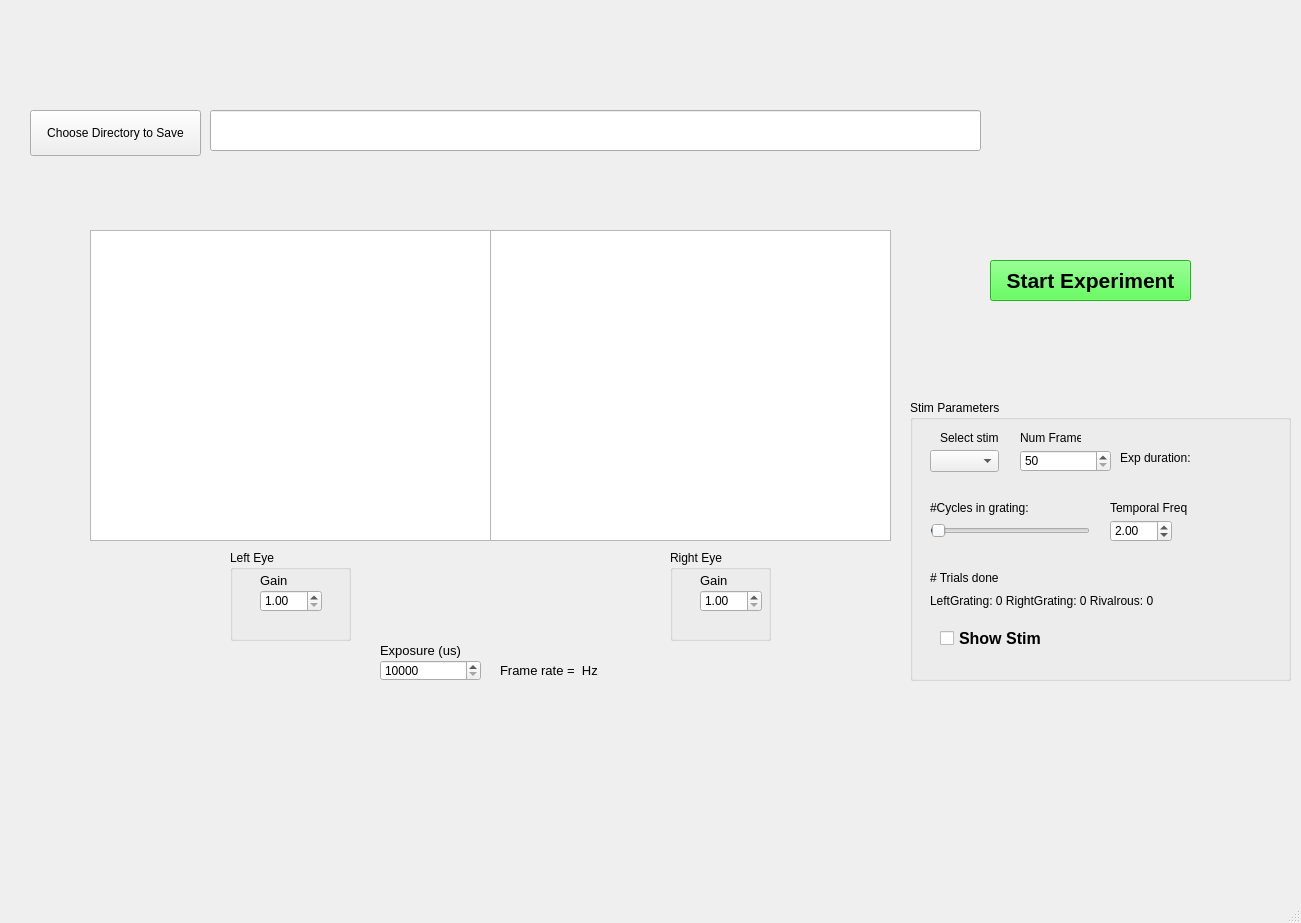
<?xml version="1.0" encoding="UTF-8"?>
<ui version="4.0">
 <class>MainWindow</class>
 <widget class="QMainWindow" name="MainWindow">
  <property name="geometry">
   <rect>
    <x>0</x>
    <y>0</y>
    <width>1301</width>
    <height>923</height>
   </rect>
  </property>
  <property name="windowTitle">
   <string>MainWindow</string>
  </property>
  <property name="windowIcon">
   <iconset>
    <normaloff>test.jpg</normaloff>test.jpg</iconset>
  </property>
  <widget class="QWidget" name="centralwidget">
   <widget class="QPushButton" name="filepath_pushButton">
    <property name="geometry">
     <rect>
      <x>30</x>
      <y>110</y>
      <width>171</width>
      <height>46</height>
     </rect>
    </property>
    <property name="text">
     <string>Choose Directory to Save</string>
    </property>
   </widget>
   <widget class="QLineEdit" name="file_path_lineEdit">
    <property name="geometry">
     <rect>
      <x>210</x>
      <y>110</y>
      <width>771</width>
      <height>41</height>
     </rect>
    </property>
   </widget>
   <widget class="QPushButton" name="startStim_pushButton">
    <property name="geometry">
     <rect>
      <x>990</x>
      <y>260</y>
      <width>201</width>
      <height>41</height>
     </rect>
    </property>
    <property name="palette">
     <palette>
      <active>
       <colorrole role="Button">
        <brush brushstyle="SolidPattern">
         <color alpha="255">
          <red>43</red>
          <green>255</green>
          <blue>39</blue>
         </color>
        </brush>
       </colorrole>
       <colorrole role="Base">
        <brush brushstyle="SolidPattern">
         <color alpha="255">
          <red>43</red>
          <green>255</green>
          <blue>39</blue>
         </color>
        </brush>
       </colorrole>
       <colorrole role="Window">
        <brush brushstyle="SolidPattern">
         <color alpha="255">
          <red>43</red>
          <green>255</green>
          <blue>39</blue>
         </color>
        </brush>
       </colorrole>
      </active>
      <inactive>
       <colorrole role="Button">
        <brush brushstyle="SolidPattern">
         <color alpha="255">
          <red>43</red>
          <green>255</green>
          <blue>39</blue>
         </color>
        </brush>
       </colorrole>
       <colorrole role="Base">
        <brush brushstyle="SolidPattern">
         <color alpha="255">
          <red>43</red>
          <green>255</green>
          <blue>39</blue>
         </color>
        </brush>
       </colorrole>
       <colorrole role="Window">
        <brush brushstyle="SolidPattern">
         <color alpha="255">
          <red>43</red>
          <green>255</green>
          <blue>39</blue>
         </color>
        </brush>
       </colorrole>
      </inactive>
      <disabled>
       <colorrole role="Button">
        <brush brushstyle="SolidPattern">
         <color alpha="255">
          <red>43</red>
          <green>255</green>
          <blue>39</blue>
         </color>
        </brush>
       </colorrole>
       <colorrole role="Base">
        <brush brushstyle="SolidPattern">
         <color alpha="255">
          <red>43</red>
          <green>255</green>
          <blue>39</blue>
         </color>
        </brush>
       </colorrole>
       <colorrole role="Window">
        <brush brushstyle="SolidPattern">
         <color alpha="255">
          <red>43</red>
          <green>255</green>
          <blue>39</blue>
         </color>
        </brush>
       </colorrole>
      </disabled>
     </palette>
    </property>
    <property name="font">
     <font>
      <pointsize>16</pointsize>
      <weight>75</weight>
      <bold>true</bold>
     </font>
    </property>
    <property name="styleSheet">
     <string notr="true">background-color: rgb(43, 255, 39);</string>
    </property>
    <property name="text">
     <string>Start Experiment</string>
    </property>
   </widget>
   <widget class="GraphicsView" name="graphicsView">
    <property name="geometry">
     <rect>
      <x>490</x>
      <y>230</y>
      <width>401</width>
      <height>311</height>
     </rect>
    </property>
   </widget>
   <widget class="QGroupBox" name="stim_parameters_groupBox">
    <property name="geometry">
     <rect>
      <x>910</x>
      <y>400</y>
      <width>381</width>
      <height>281</height>
     </rect>
    </property>
    <property name="styleSheet">
     <string notr="true"/>
    </property>
    <property name="title">
     <string>Stim Parameters</string>
    </property>
    <widget class="QLabel" name="label_3">
     <property name="geometry">
      <rect>
       <x>20</x>
       <y>170</y>
       <width>71</width>
       <height>16</height>
      </rect>
     </property>
     <property name="text">
      <string># Trials done</string>
     </property>
    </widget>
    <widget class="QLabel" name="label">
     <property name="geometry">
      <rect>
       <x>30</x>
       <y>30</y>
       <width>61</width>
       <height>16</height>
      </rect>
     </property>
     <property name="text">
      <string>Select stim</string>
     </property>
    </widget>
    <widget class="QComboBox" name="stim_comboBox">
     <property name="geometry">
      <rect>
       <x>20</x>
       <y>50</y>
       <width>69</width>
       <height>22</height>
      </rect>
     </property>
     <item>
      <property name="text">
       <string/>
      </property>
     </item>
     <item>
      <property name="text">
       <string>LeftGrating</string>
      </property>
     </item>
     <item>
      <property name="text">
       <string>RightGrating</string>
      </property>
     </item>
     <item>
      <property name="text">
       <string>Rivalrous</string>
      </property>
     </item>
    </widget>
    <widget class="QLabel" name="stim_trial_label">
     <property name="geometry">
      <rect>
       <x>20</x>
       <y>190</y>
       <width>311</width>
       <height>21</height>
      </rect>
     </property>
     <property name="text">
      <string>LeftGrating: 0 RightGrating: 0 Rivalrous: 0</string>
     </property>
    </widget>
    <widget class="QSpinBox" name="numframes_spinBox">
     <property name="geometry">
      <rect>
       <x>110</x>
       <y>50</y>
       <width>91</width>
       <height>22</height>
      </rect>
     </property>
     <property name="whatsThis">
      <string extracomment="Wait #frames before starting stim"/>
     </property>
     <property name="minimum">
      <number>50</number>
     </property>
     <property name="maximum">
      <number>100000</number>
     </property>
     <property name="singleStep">
      <number>50</number>
     </property>
    </widget>
    <widget class="QLabel" name="wait_frames_label">
     <property name="geometry">
      <rect>
       <x>110</x>
       <y>30</y>
       <width>61</width>
       <height>16</height>
      </rect>
     </property>
     <property name="whatsThis">
      <string extracomment="Wait #frames before starting stim"/>
     </property>
     <property name="text">
      <string>Num Frames</string>
     </property>
    </widget>
    <widget class="QLabel" name="exp_duration_label">
     <property name="geometry">
      <rect>
       <x>210</x>
       <y>50</y>
       <width>161</width>
       <height>16</height>
      </rect>
     </property>
     <property name="text">
      <string>Exp duration: </string>
     </property>
    </widget>
    <widget class="QSlider" name="num_cycles_Slider">
     <property name="geometry">
      <rect>
       <x>20</x>
       <y>120</y>
       <width>160</width>
       <height>22</height>
      </rect>
     </property>
     <property name="minimum">
      <number>1</number>
     </property>
     <property name="value">
      <number>2</number>
     </property>
     <property name="orientation">
      <enum>Qt::Horizontal</enum>
     </property>
    </widget>
    <widget class="QDoubleSpinBox" name="temporal_freq_doubleSpinbox">
     <property name="geometry">
      <rect>
       <x>200</x>
       <y>120</y>
       <width>62</width>
       <height>22</height>
      </rect>
     </property>
     <property name="value">
      <double>2.000000000000000</double>
     </property>
    </widget>
    <widget class="QLabel" name="gratings_cycles_label">
     <property name="geometry">
      <rect>
       <x>20</x>
       <y>100</y>
       <width>111</width>
       <height>16</height>
      </rect>
     </property>
     <property name="text">
      <string>#Cycles in grating: </string>
     </property>
    </widget>
    <widget class="QLabel" name="label_4">
     <property name="geometry">
      <rect>
       <x>200</x>
       <y>100</y>
       <width>81</width>
       <height>16</height>
      </rect>
     </property>
     <property name="text">
      <string>Temporal Freq</string>
     </property>
    </widget>
    <widget class="QCheckBox" name="show_stim_checkBox">
     <property name="geometry">
      <rect>
       <x>30</x>
       <y>230</y>
       <width>121</width>
       <height>17</height>
      </rect>
     </property>
     <property name="font">
      <font>
       <pointsize>12</pointsize>
       <weight>75</weight>
       <bold>true</bold>
      </font>
     </property>
     <property name="text">
      <string>Show Stim</string>
     </property>
    </widget>
   </widget>
   <widget class="QGroupBox" name="camera_parameters_groupBox">
    <property name="geometry">
     <rect>
      <x>670</x>
      <y>550</y>
      <width>101</width>
      <height>91</height>
     </rect>
    </property>
    <property name="title">
     <string>Right Eye</string>
    </property>
    <widget class="QDoubleSpinBox" name="gain_doubleSpinBox">
     <property name="geometry">
      <rect>
       <x>30</x>
       <y>40</y>
       <width>62</width>
       <height>22</height>
      </rect>
     </property>
     <property name="minimum">
      <double>1.000000000000000</double>
     </property>
     <property name="maximum">
      <double>12.000000000000000</double>
     </property>
    </widget>
    <widget class="QLabel" name="gain_slider_label">
     <property name="geometry">
      <rect>
       <x>30</x>
       <y>10</y>
       <width>91</width>
       <height>40</height>
      </rect>
     </property>
     <property name="font">
      <font>
       <pointsize>10</pointsize>
      </font>
     </property>
     <property name="text">
      <string>Gain</string>
     </property>
    </widget>
   </widget>
   <widget class="GraphicsView" name="graphicsView1">
    <property name="geometry">
     <rect>
      <x>90</x>
      <y>230</y>
      <width>401</width>
      <height>311</height>
     </rect>
    </property>
   </widget>
   <widget class="QGroupBox" name="camera1_parameters_groupBox">
    <property name="geometry">
     <rect>
      <x>230</x>
      <y>550</y>
      <width>121</width>
      <height>91</height>
     </rect>
    </property>
    <property name="title">
     <string>Left Eye</string>
    </property>
    <widget class="QLabel" name="gain1_slider_label">
     <property name="geometry">
      <rect>
       <x>30</x>
       <y>10</y>
       <width>91</width>
       <height>40</height>
      </rect>
     </property>
     <property name="font">
      <font>
       <pointsize>10</pointsize>
      </font>
     </property>
     <property name="text">
      <string>Gain</string>
     </property>
    </widget>
    <widget class="QDoubleSpinBox" name="gain1_doubleSpinBox">
     <property name="geometry">
      <rect>
       <x>30</x>
       <y>40</y>
       <width>62</width>
       <height>22</height>
      </rect>
     </property>
     <property name="minimum">
      <double>1.000000000000000</double>
     </property>
     <property name="maximum">
      <double>12.000000000000000</double>
     </property>
    </widget>
   </widget>
   <widget class="QLabel" name="exposure_label">
    <property name="geometry">
     <rect>
      <x>380</x>
      <y>640</y>
      <width>81</width>
      <height>21</height>
     </rect>
    </property>
    <property name="font">
     <font>
      <pointsize>10</pointsize>
     </font>
    </property>
    <property name="text">
     <string>Exposure (us)</string>
    </property>
   </widget>
   <widget class="QLabel" name="framerate_label">
    <property name="geometry">
     <rect>
      <x>500</x>
      <y>660</y>
      <width>151</width>
      <height>21</height>
     </rect>
    </property>
    <property name="font">
     <font>
      <pointsize>10</pointsize>
     </font>
    </property>
    <property name="text">
     <string>Frame rate =  Hz</string>
    </property>
   </widget>
   <widget class="QSpinBox" name="exposure_spinBox">
    <property name="geometry">
     <rect>
      <x>380</x>
      <y>660</y>
      <width>101</width>
      <height>21</height>
     </rect>
    </property>
    <property name="minimum">
     <number>10000</number>
    </property>
    <property name="maximum">
     <number>100000</number>
    </property>
    <property name="singleStep">
     <number>100</number>
    </property>
   </widget>
  </widget>
  <widget class="QMenuBar" name="menubar">
   <property name="geometry">
    <rect>
     <x>0</x>
     <y>0</y>
     <width>1301</width>
     <height>21</height>
    </rect>
   </property>
  </widget>
  <widget class="QStatusBar" name="statusbar"/>
 </widget>
 <customwidgets>
  <customwidget>
   <class>GraphicsView</class>
   <extends>QGraphicsView</extends>
   <header location="global">pyqtgraph</header>
  </customwidget>
 </customwidgets>
 <resources/>
 <connections/>
</ui>
